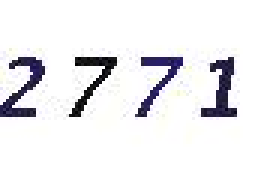
#> input picture data/images/for_test/code_2.jpg, 90 x 58 px (shown 3 times larger)
$ python -i reco_vericode_multi.py   (imports and definitions only)   (older library calls are emulated)
#> lines starting #> are read from the running program, lines starting #| are printed output that depends on the picture; after the words box and inside, x2 and y2 are one past the last pixel; in counts of white or black regions, pixels touching at a corner belong together
# created at 2018-09-28

# Author:   coneypo
# Blog:     http://www.cnblogs.com/AdaminXie
# GitHub:   https://github.com/coneypo/Vericode_decoder

import cv2
import os
import numpy as np

from PIL import Image
from sklearn.externals import joblib


# ml model的位置
path_models = "../data/ml_models/"


# 提取单张图像的特征
def get_features_single(img):
    # 转为灰度
    img = img.convert('1')

    # 提取特征
    # 30*30 的图像
    pixel_cnt_list = []

    height, width = 30, 30

    # 统计 30 行每行的黑点数
    for y in range(height):
        pixel_cnt_x = 0
        for x in range(width):
            if img.getpixel((x, y)) == 0:  # 黑点
                pixel_cnt_x += 1
        pixel_cnt_list.append(pixel_cnt_x)

    # 统计 30 列每列的黑点数
    for x in range(width):
        pixel_cnt_y = 0
        for y in range(height):
            if img.getpixel((x, y)) == 0:  # 黑点
                pixel_cnt_y += 1
        pixel_cnt_list.append(pixel_cnt_y)

    return pixel_cnt_list


# 获取特征，调用模型计算
# [1 line not run here, left out]


def get_single_num(path_test_image):

#> called with path_test_image = '../data/images/for_test/code_2.jpg'
    img = cv2.imread(path_test_image)
#> img is the input picture: shape (58, 90, 3); mean B, G, R 237.9, 235.4, 236
    img_gray = cv2.cvtColor(img, cv2.COLOR_BGR2GRAY)
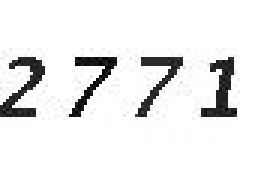
#> img_gray: shape (58, 90) (shown 3 times larger); min 0, max 255, mean 235.9

    # 反转颜色
    ret, img_inv = cv2.threshold(img_gray, 127, 255, cv2.THRESH_BINARY_INV)
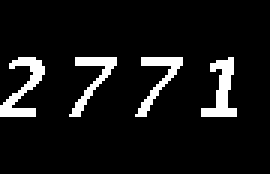
#> img_inv: shape (58, 90) (shown 3 times larger); 8.2% white; 4 white regions

    # 返回三个值，图像，轮廓，轮廓的层析结构
    image, contours, hierarchy = cv2.findContours(img_inv, cv2.RETR_EXTERNAL, cv2.CHAIN_APPROX_SIMPLE)
#> contours = 4 contours; box (x1, y1, x2, y2) and area: (0, 19, 15, 39) 85, (67, 19, 79, 39) 81, (45, 19, 61, 39) 64, (23, 19, 39, 39) 64

    contours_list = []

    # ii = 0,1,2,3
    for ii in range(len(contours)):
        contours_list.append(contours[3 - ii])
#> this loop made 4 passes
#> after the loop, contours_list = 4 contours; box (x1, y1, x2, y2) and area: (0, 19, 15, 39) 85, (67, 19, 79, 39) 81, (23, 19, 39, 39) 64, (45, 19, 61, 39) 64

    # Store the decoded number
    num_decoded = ""

    # 外矩阵
    # cv2.boundingRect 计算轮廓的垂直边界最小矩形
    for i in range(len(contours)):
        x, y, w, h = cv2.boundingRect(contours_list[i])

        height = h
        width = w

        img_blank = np.zeros((30, 30, 3), np.uint8)

        # 生成一张新的空白背景的图像
        for ii1 in range(0, 30):
            for jj1 in range(0, 30):
                # img [height高度][width宽度]
                img_blank[ii1][jj1] = (255, 255, 255)

        # 写入分割下来的数据
        for ii2 in range(0, height + 5):
            for jj2 in range(0, width + 5):
                # img [height高度][width宽度]
                img_blank[ii2 + 5][jj2 + 5] = img[y + ii2][x + jj2]

        img_test = Image.fromarray(img_blank)

        features_single = get_features_single(img_test)
        predict_LR = LR.predict([features_single])
        num_decoded = num_decoded+str(predict_LR[0])
#> this loop made 1 pass
#> (x, y, w, h) on pass 1: (0, 19, 15, 20)
#> pass 1, in get_single_num, `img_test = Image.fromarray(img_blank)`:
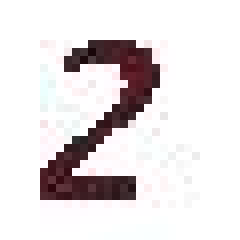
#> img_test: PIL image 30x30 RGB (shown 8 times larger); mean R, G, B 228.4, 223.2, 224.4
#> pass 1, in get_features_single, `img = img.convert('1')`:
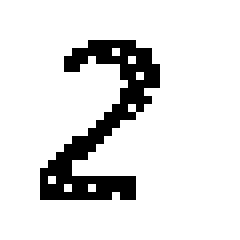
#> img: PIL image 30x30 1 (shown 8 times larger); 87.8% white; black in thin lines or dots, all inside (x1, y1, x2, y2) = (5, 5, 20, 25)
#> after the loop, num_decoded = ''

    print("Decoded number:", num_decoded)


vericode_to_decode_list = os.listdir("../data/images/for_test/")
# [8 lines not run here, left out]

#> (the run stopped early here; a loop or call above may not have finished)

$ run again, on data/images/for_test/vericode_10.jpg
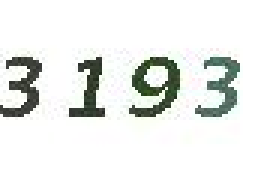
#> input picture data/images/for_test/vericode_10.jpg, 90 x 58 px (shown 3 times larger)
#> in get_single_num, img is the input picture: shape (58, 90, 3); mean B, G, R 232.5, 235.1, 232.8
#> in get_single_num, `ret, img_inv = cv2.threshold(img_gray, 127, 255, cv2.THRESH_BINARY_INV)`:
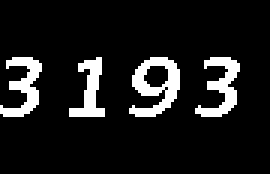
#> img_inv: shape (58, 90) (shown 3 times larger); 10.7% white; 4 white regions
#> contours = 4 contours; box (x1, y1, x2, y2) and area: (43, 19, 60, 39) 184, (65, 19, 80, 39) 96, (0, 19, 14, 39) 95, (23, 19, 35, 39) 81
#> the loop in get_single_num, `for ii in range(len(contours)):` made 4 passes
#> after the loop in get_single_num, `for ii in range(len(contours)):`: contours_list has the same summary as contours
#> the loop in get_single_num, `for i in range(len(contours)):` made 1 pass
#> (x, y, w, h) on pass 1: (0, 19, 14, 20)
#> pass 1, in get_features_single, `img = img.convert('1')`:
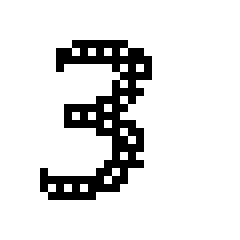
#> img: PIL image 30x30 1 (shown 8 times larger); 87.8% white; black in thin lines or dots, all inside (x1, y1, x2, y2) = (5, 5, 19, 25)
#> after the loop in get_single_num, `for i in range(len(contours)):`: num_decoded = ''
